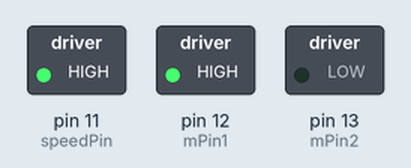
A sketch run on a simulated Arduino Uno, built with avr-gcc and run on an emulated ATmega328P. On the bench: switched loads named in the sketch (green lamp = pin HIGH).

Above: at 0.05 s.
At 4.5 s:
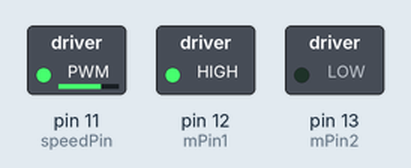
At 9.0 s:
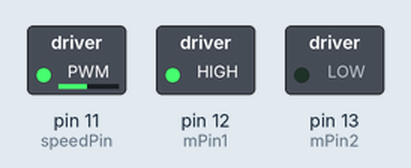
Timing chart, 0 to 10.4 s (numbered marks = the images above):
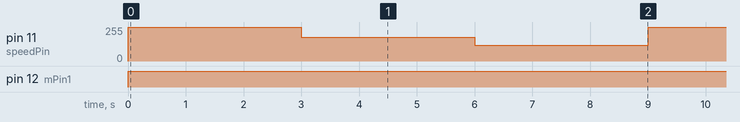

Measured:
- by itself, pin 11 (speedPin): repeats every 9.0 s: 180/255 3.0 s, 120/255 3.0 s, 255/255 3.0 s
- by itself, pin 12 (mPin1): LOW → HIGH at 0.00 s

The sketch:

Kumsin_dcmotor.ino
```cpp
int speedPin = 11;
int mPin1 = 12;
int mPin2 = 13;

void setup(){
 pinMode(speedPin,OUTPUT);
 pinMode(mPin1,OUTPUT);
 pinMode(mPin2,OUTPUT);
}

void loop(){
  analogWrite(speedPin,255);
  digitalWrite(mPin1,HIGH);
  digitalWrite(mPin2,LOW);
  delay(3000);

  analogWrite(speedPin,180);
  digitalWrite(mPin1,HIGH);
  digitalWrite(mPin2,LOW);
  delay(3000);

  analogWrite(speedPin,120);
  digitalWrite(mPin1,HIGH);
  digitalWrite(mPin2,LOW);
  delay(3000);

  //CW(1000);
  //motor_break(100);
  //CCW(1000);
}


void CW(int msec){
  digitalWrite(mPin1,HIGH);
  digitalWrite(mPin2,LOW);
  delay(msec);
}

void CCW(int msec){
  digitalWrite(mPin1,LOW);
  digitalWrite(mPin2,HIGH);
  delay(msec);
}

void motor_break(int msec){
  digitalWrite(mPin1,HIGH);
  digitalWrite(mPin2,HIGH);
  delay(msec);
}
```
